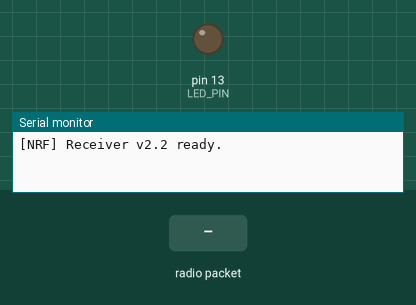
Simulated run of this sketch. Board: SparkFun Pro Micro, built with avr-gcc and run on an emulated ATmega32U4. Shown: output pins drawn as LEDs (lit = HIGH), the last lines printed to the serial monitor. The inputs (shaded band) are chosen by the test bench. No radio packets arrive unless stated; USB keyboard and mouse output is not drawn.

Above: at 1.2 s.
1.3 s: radio packet "DM-001" arrives
At 2.0 s:
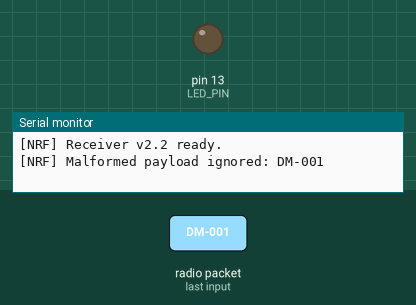
2.8 s: radio packet "TEST," arrives
At 3.2 s:
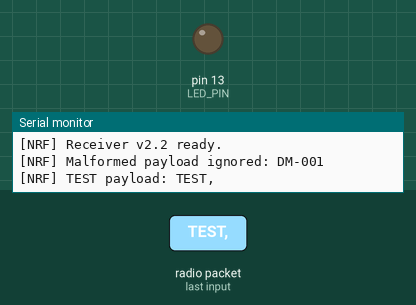
4.8 s: radio packet "1" arrives
At 5.9 s:
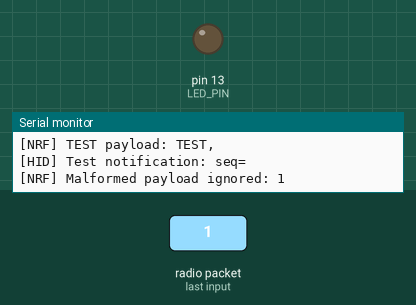
Timing chart, 0 to 7.8 s (numbered marks = the images above; inputs shaded):
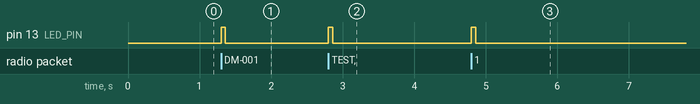

Measured:
- after the input at 1.3 s, pin 13 (LED_PIN): LOW → HIGH at once, → LOW 0.06 s later
- after the input at 2.8 s, pin 13 (LED_PIN): LOW → HIGH at once, → LOW 0.06 s later
- after the input at 4.8 s, pin 13 (LED_PIN): LOW → HIGH at once, → LOW 0.06 s later

The sketch:

GPS_Receiver.ino
```cpp
/*  GPS_Receiver.ino  –  v2.2
 *  Pro Micro (ATmega32U4) + NRF24L01  →  HID Keyboard
 *
 *  Receives two payload types from the ESP32 transmitter:
 *
 *  1. EMERGENCY payload  "TOKEN,LAT,LNG"
 *     → Opens:  https://danger-monitor-profile.netlify.app/?token=DM-001&loc=LAT,LNG
 *
 *  2. TEST payload       "TEST,NN,<tag>"  (burst test and sim drills)
 *     → Opens:  https://danger-monitor-profile.netlify.app/?nrftest=1&seq=NN&ts=<millis>
 *     The Netlify page shows a "Test Received" notification instead of the emergency profile.
 *     Transmission delay is measured on the transmitter side via RF24 ACK timing;
 *     the seq number allows correlation of results in the dashboard.
 *
 *  Wiring:
 *    NRF24  CE  → pin 9
 *    NRF24  CSN → pin 10
 *    NRF24  MOSI→ MOSI (pin 16 on Pro Micro)
 *    NRF24  MISO→ MISO (pin 14)
 *    NRF24  SCK → SCK  (pin 15)
 *    NRF24  VCC → 3.3 V  (do NOT use 5 V!)
 *    LED_BUILTIN → blinks on every received packet
 */

#include <SPI.h>
#include <RF24.h>
#include <Keyboard.h>

#define CE_PIN   9
#define CSN_PIN 10

RF24 radio(CE_PIN, CSN_PIN);

const uint64_t NRF_ADDRESS  = 0xE8E8F0F01LL;
const uint8_t  NRF_PAYLOAD  = 32;              // must match transmitter

/* ── Netlify base URLs ─────────────────────────────────────────────── */
const char* NETLIFY_BASE      = "https://danger-monitor-profile.netlify.app/?token=";
const char* NETLIFY_TEST_BASE = "https://danger-monitor-profile.netlify.app/?nrftest=1&seq=";

#define LED_PIN  LED_BUILTIN

/* ── Debounce timer ─────────────────────────────────────────────────  */
uint32_t lastTrigger = 0;
const uint32_t DEBOUNCE_MS = 1500;   // ignore re-transmissions within this window

/* ─────────────────────────────────────────────────────────────────── */
void setup(){
  Serial.begin(115200);
  pinMode(LED_PIN, OUTPUT);
  digitalWrite(LED_PIN, LOW);

  if(!radio.begin()){
    Serial.println("[NRF] Init FAILED – check wiring!");
    while(true){
      digitalWrite(LED_PIN, HIGH); delay(100);
      digitalWrite(LED_PIN, LOW);  delay(100);
    }
  }

  radio.setPayloadSize(NRF_PAYLOAD);
  radio.openReadingPipe(0, NRF_ADDRESS);
  radio.setPALevel(RF24_PA_HIGH);
  radio.startListening();

  Keyboard.begin();
  Serial.println("[NRF] Receiver v2.2 ready.");
}

/* ─────────────────────────────────────────────────────────────────── */
void loop(){
  if(!radio.available()) return;

  char payload[NRF_PAYLOAD + 1] = {0};
  radio.read(payload, NRF_PAYLOAD);
  String raw = String(payload);
  raw.trim();

  uint32_t now = millis();

  /* ── LED blink on every reception ── */
  digitalWrite(LED_PIN, HIGH); delay(60); digitalWrite(LED_PIN, LOW);

  /* ── Detect payload type ─────────────────────────────────────── */
  if(raw.startsWith("TEST,")){
    /* TEST payload from burst test or simulation drill.
     * Format: "TEST,NN,tag"
     * NN  = 2-digit sequence number (01–20 for burst, 97-99 for sim drills)
     */
    Serial.print("[NRF] TEST payload: "); Serial.println(raw);

    // Extract sequence number (chars 5-6)
    String seq = "";
    int firstComma  = raw.indexOf(',');
    int secondComma = raw.indexOf(',', firstComma + 1);
    if(firstComma >= 0 && secondComma > firstComma){
      seq = raw.substring(firstComma + 1, secondComma);
    } else if(firstComma >= 0){
      seq = raw.substring(firstComma + 1);
    }

    if((now - lastTrigger) < DEBOUNCE_MS){
      Serial.println("[NRF] TEST debounced – skipped");
      return;
    }
    lastTrigger = now;

    /* Type the test notification URL */
    Keyboard.press(KEY_LEFT_CTRL);
    Keyboard.press('l');
    Keyboard.releaseAll();
    delay(220);

    Keyboard.press(KEY_LEFT_CTRL);
    Keyboard.press('a');
    Keyboard.releaseAll();
    delay(70);

    Keyboard.print(NETLIFY_TEST_BASE);   // "...?nrftest=1&seq="
    Keyboard.print(seq);                  // e.g. "05"
    Keyboard.print("&ts=");
    Keyboard.print(String(now));          // receiver-side millis (informational)
    delay(70);
    Keyboard.write(KEY_RETURN);

    Serial.print("[HID] Test notification: seq="); Serial.println(seq);

  } else {
    /* EMERGENCY payload: "TOKEN,LAT,LNG" */
    int firstComma  = raw.indexOf(',');
    int secondComma = raw.indexOf(',', firstComma + 1);

    if(firstComma < 0 || secondComma < 0){
      Serial.print("[NRF] Malformed payload ignored: "); Serial.println(raw);
      return;
    }

    String token  = raw.substring(0, firstComma);
    String coords = raw.substring(firstComma + 1);

    Serial.print("[NRF] EMERGENCY | Token: "); Serial.print(token);
    Serial.print("  Coords: ");               Serial.println(coords);

    if((now - lastTrigger) < DEBOUNCE_MS){
      Serial.println("[NRF] EMERGENCY debounced – skipped");
      return;
    }
    lastTrigger = now;

    /* HID sequence → open emergency profile */
    Keyboard.press(KEY_LEFT_CTRL);
    Keyboard.press('l');
    Keyboard.releaseAll();
    delay(250);

    Keyboard.press(KEY_LEFT_CTRL);
    Keyboard.press('a');
    Keyboard.releaseAll();
    delay(80);

    Keyboard.print(NETLIFY_BASE);    // ".../?token="
    Keyboard.print(token);           // e.g. "DM-001"
    Keyboard.print("&loc=");
    Keyboard.print(coords);          // e.g. "14.599512,120.984222"
    delay(80);
    Keyboard.write(KEY_RETURN);

    Serial.print("[HID] Emergency URL → token="); Serial.print(token);
    Serial.print("  loc="); Serial.println(coords);
  }
}
```
